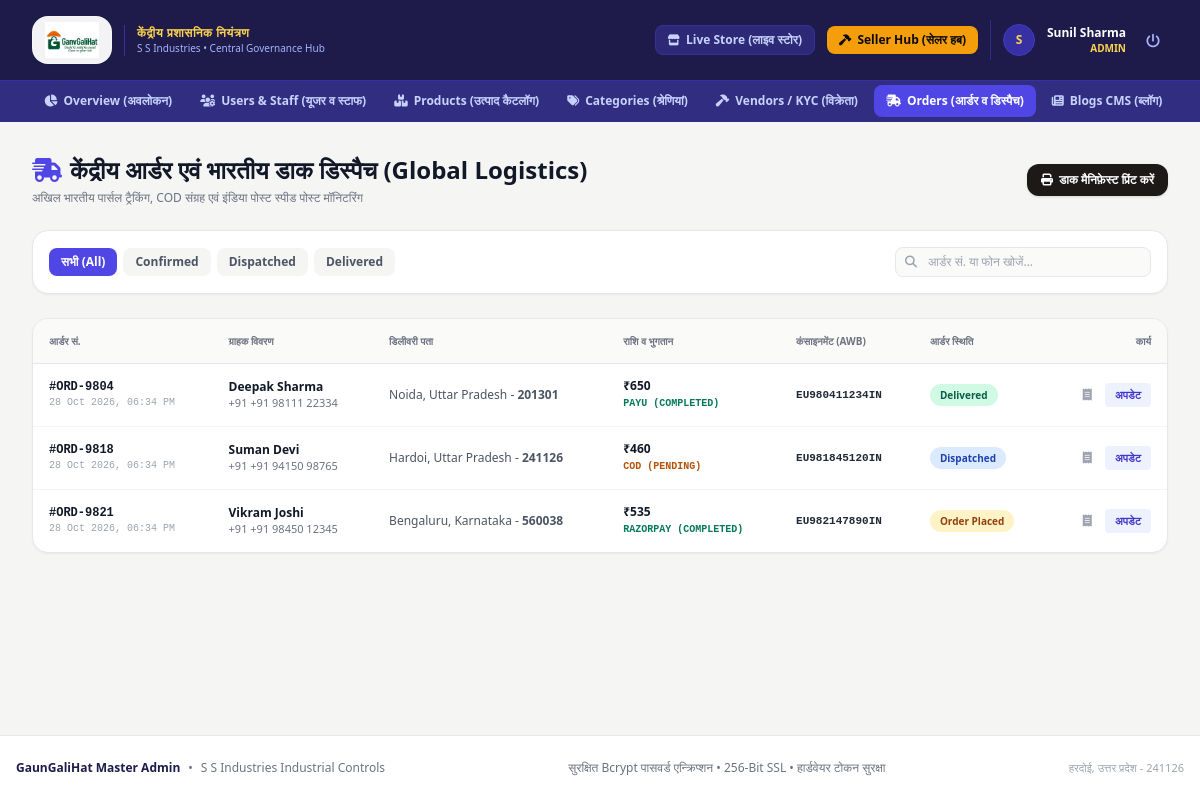
Screenshot of /admin/orders.php (signed in) with the database file from the repository.
### tables this page shows
CREATE TABLE IF NOT EXISTS `users` (
  `id` INT AUTO_INCREMENT PRIMARY KEY,
  `unique_code` VARCHAR(50) UNIQUE NOT NULL,
  `name` VARCHAR(150) NOT NULL,
  `username` VARCHAR(80) UNIQUE NOT NULL,
  `email` VARCHAR(150) UNIQUE NOT NULL,
  `phone` VARCHAR(30) NOT NULL,
  `password` VARCHAR(255) NOT NULL,
  `role` ENUM('customer', 'vendor', 'admin', 'super_admin') NOT NULL DEFAULT 'customer',
  `department` VARCHAR(150) DEFAULT NULL,
  `avatar` VARCHAR(255) DEFAULT NULL,
  `city` VARCHAR(100) DEFAULT 'Hardoi',
  `state` VARCHAR(100) DEFAULT 'Uttar Pradesh',
  `pincode` VARCHAR(20) DEFAULT '241001',
  `address` TEXT DEFAULT NULL,
  `status` ENUM('active', 'pending', 'suspended') DEFAULT 'active',
  `created_at` TIMESTAMP DEFAULT CURRENT_TIMESTAMP
);

CREATE TABLE IF NOT EXISTS `orders` (
  `id` INT AUTO_INCREMENT PRIMARY KEY,
  `order_number` VARCHAR(50) UNIQUE NOT NULL,
  `user_id` INT DEFAULT NULL,
  `customer_name` VARCHAR(150) NOT NULL,
  `customer_phone` VARCHAR(30) NOT NULL,
  `customer_email` VARCHAR(150) DEFAULT NULL,
  `shipping_street` TEXT NOT NULL,
  `shipping_city` VARCHAR(100) NOT NULL,
  `shipping_state` VARCHAR(100) NOT NULL,
  `shipping_pincode` VARCHAR(20) NOT NULL,
  `subtotal` DECIMAL(10,2) NOT NULL,
  `shipping_fee` DECIMAL(10,2) NOT NULL DEFAULT 0.00,
  `total_amount` DECIMAL(10,2) NOT NULL,
  `payment_method` ENUM('cod', 'razorpay', 'payu') NOT NULL DEFAULT 'cod',
  `payment_status` ENUM('pending', 'completed', 'failed', 'refunded') DEFAULT 'pending',
  `payment_txn_id` VARCHAR(150) DEFAULT NULL,
  `order_status` ENUM('Order Placed', 'Confirmed', 'Dispatched', 'Out for Delivery', 'Delivered', 'Cancelled') DEFAULT 'Order Placed',
  `tracking_carrier` VARCHAR(100) DEFAULT 'India Post Express',
  `tracking_consignment_no` VARCHAR(100) DEFAULT NULL,
  `notes` TEXT DEFAULT NULL,
  `created_at` TIMESTAMP DEFAULT CURRENT_TIMESTAMP
);

### includes/functions.php (called while the page is built, shortened)
<?php
require_once __DIR__ . '/../config/shipping.php';
function clean_input($data) {
    return htmlspecialchars(trim((string)$data), ENT_QUOTES, 'UTF-8');
}
function format_price($amount, $always_decimals = false) {
    $val = (float)$amount;
    if (!$always_decimals && fmod($val, 1) == 0.0) {
        return '₹' . number_format($val, 0);
    }
    return '₹' . number_format($val, 2);
}
function get_logged_in_user() {
    global $pdo;
    if (!empty($_SESSION['user_id'])) {
        $stmt = $pdo->prepare("SELECT * FROM users WHERE id = ? AND status = 'active' LIMIT 1");
        $stmt->execute([$_SESSION['user_id']]);
        return $stmt->fetch();
    }
    return null;
}

### admin/orders.php (the view, shortened to what this page needs)
<?php
require_once __DIR__ . '/../includes/functions.php';
require_once __DIR__ . '/../includes/auth_check.php';
$status_filter = clean_input($_GET['status'] ?? '');
$q = clean_input($_GET['q'] ?? '');
$sql = "SELECT * FROM orders WHERE 1=1";
$params = [];
$sql .= " ORDER BY id DESC";
$stmt = $pdo->prepare($sql);
$stmt->execute($params);
$orders = $stmt->fetchAll();
require_once __DIR__ . '/admin_header.php';
?>
<div class="mb-6 flex flex-col md:flex-row md:items-center justify-between gap-4">
  <div>
    <h1 class="text-2xl font-black text-gray-900 flex items-center gap-2">
      <i class="fa-solid fa-truck-fast text-indigo-600"></i>
      केंद्रीय आर्डर एवं भारतीय डाक डिस्पैच (Global Logistics)
    </h1>
    <p class="text-xs text-gray-500 mt-1">
      अखिल भारतीय पार्सल ट्रैकिंग, COD संग्रह एवं इंडिया पोस्ट स्पीड पोस्ट मॉनिटरिंग
    </p>
  </div>
  <div class="flex items-center gap-2">
    <button onclick="window.print()" class="px-3.5 py-2 bg-stone-900 text-white font-bold text-xs rounded-xl shadow hover:bg-stone-800 transition flex items-center gap-1.5">
      <i class="fa-solid fa-print"></i> डाक मैनिफ़ेस्ट प्रिंट करें
    </button>
  </div>
</div>
<div class="bg-white p-4 rounded-2xl border border-gray-200 shadow-sm mb-6 flex flex-wrap items-center justify-between gap-3">
  <div class="flex items-center gap-1.5 overflow-x-auto text-xs font-bold">
    <a href="/admin/orders.php" class="px-3 py-1.5 rounded-lg transition <?= empty($status_filter) ? 'bg-indigo-600 text-white' : 'bg-stone-100 text-gray-600 hover:bg-stone-200' ?>">सभी (All)</a>
    <a href="/admin/orders.php?status=Confirmed" class="px-3 py-1.5 rounded-lg transition <?= $status_filter === 'Confirmed' ? 'bg-indigo-600 text-white' : 'bg-stone-100 text-gray-600 hover:bg-stone-200' ?>">Confirmed</a>
    <a href="/admin/orders.php?status=Dispatched" class="px-3 py-1.5 rounded-lg transition <?= $status_filter === 'Dispatched' ? 'bg-indigo-600 text-white' : 'bg-stone-100 text-gray-600 hover:bg-stone-200' ?>">Dispatched</a>
    <a href="/admin/orders.php?status=Delivered" class="px-3 py-1.5 rounded-lg transition <?= $status_filter === 'Delivered' ? 'bg-indigo-600 text-white' : 'bg-stone-100 text-gray-600 hover:bg-stone-200' ?>">Delivered</a>
  </div>
  <form method="GET" action="/admin/orders.php" class="w-full sm:w-64">
    <div class="relative">
      <input type="text" name="q" value="<?= htmlspecialchars($q) ?>" placeholder="आर्डर सं. या फोन खोजें..."
        class="w-full pl-8 pr-3 py-1.5 bg-stone-50 border border-gray-200 rounded-lg text-xs focus:bg-white focus:outline-none transition">
      <span class="absolute inset-y-0 left-0 pl-2.5 flex items-center pointer-events-none text-gray-400 text-xs">
      </span>
    </div>
  </form>
</div>
<div class="bg-white rounded-2xl border border-gray-200 shadow-sm overflow-hidden mb-8">
  <div class="overflow-x-auto">
    <table class="w-full text-left text-xs">
      <thead class="bg-stone-50 border-b border-gray-200 text-gray-500 font-bold uppercase text-[10px]">
        <tr>
          <th class="px-4 py-3.5">आर्डर सं.</th>
          <th class="px-4 py-3.5">ग्राहक विवरण</th>
          <th class="px-4 py-3.5">डिलीवरी पता</th>
          <th class="px-4 py-3.5">राशि व भुगतान</th>
          <th class="px-4 py-3.5">कंसाइनमेंट (AWB)</th>
          <th class="px-4 py-3.5">आर्डर स्थिति</th>
          <th class="px-4 py-3.5 text-right">कार्य</th>
        </tr>
      </thead>
      <tbody class="divide-y divide-gray-100">
        <?php foreach ($orders as $ord): ?>
          <tr class="hover:bg-stone-50/50 transition">
            <td class="px-4 py-3.5 font-mono font-bold text-gray-900">
              #<?= htmlspecialchars($ord['order_number']) ?>
              <span class="block text-[10px] font-normal text-gray-400"><?= date('d M Y, h:i A', strtotime($ord['created_at'])) ?></span>
            </td>
            <td class="px-4 py-3.5">
              <div class="font-bold text-gray-900"><?= htmlspecialchars($ord['customer_name']) ?></div>
              <div class="text-[11px] text-gray-500">+91 <?= htmlspecialchars($ord['customer_phone']) ?></div>
            </td>
            <td class="px-4 py-3.5 text-gray-600 max-w-xs truncate">
              <?= htmlspecialchars($ord['shipping_city']) ?>, <?= htmlspecialchars($ord['shipping_state']) ?> - <strong><?= htmlspecialchars($ord['shipping_pincode']) ?></strong>
            </td>
            <td class="px-4 py-3.5">
              <div class="font-bold text-gray-900"><?= format_price($ord['total_amount']) ?></div>
              <span class="font-mono text-[10px] uppercase font-bold <?= $ord['payment_status'] === 'completed' ? 'text-emerald-700' : 'text-amber-700' ?>">
                <?= htmlspecialchars($ord['payment_method']) ?> (<?= htmlspecialchars($ord['payment_status']) ?>)
              </span>
            </td>
            <td class="px-4 py-3.5 font-mono text-[11px] font-bold text-gray-800">
              <?= htmlspecialchars($ord['tracking_consignment_no'] ?? 'लंबित') ?>
            </td>
            <td class="px-4 py-3.5">
              <span class="px-2.5 py-1 rounded-full text-[10px] font-bold <?= $ord['order_status'] === 'Delivered' ? 'bg-emerald-100 text-emerald-800' : ($ord['order_status'] === 'Dispatched' ? 'bg-blue-100 text-blue-800' : 'bg-amber-100 text-amber-800') ?>">
                <?= htmlspecialchars($ord['order_status']) ?>
              </span>
            </td>
            <td class="px-4 py-3.5 text-right whitespace-nowrap space-x-1">
              <a href="/order-success.php?id=<?= $ord['id'] ?>" target="_blank" class="p-1.5 text-gray-400 hover:text-gray-700 rounded hover:bg-stone-100 transition" title="रसीद प्रिंट">
                <i class="fa-solid fa-receipt"></i>
              </a>
              <button onclick="openOrderModal(<?= htmlspecialchars(json_encode($ord)) ?>)" class="px-2.5 py-1 bg-indigo-50 hover:bg-indigo-100 text-indigo-700 font-bold rounded text-[11px] transition">
                अपडेट
              </button>
            </td>
          </tr>
        <?php endforeach; ?>
      </tbody>
    </table>
  </div>
</div>
<?php require_once __DIR__ . '/admin_footer.php'; ?>

### admin/admin_header.php (shortened to what this page needs)
<?php
require_once __DIR__ . '/../includes/functions.php';
$admin_user = get_logged_in_user();
$current_page = basename($_SERVER['PHP_SELF']);
?>
<!DOCTYPE html>
<html lang="en" class="h-full bg-stone-100">
<head>
  <script src="https://cdn.tailwindcss.com"></script>
  <link rel="stylesheet" href="https://cdnjs.cloudflare.com/ajax/libs/font-awesome/6.5.1/css/all.min.css">
  <link rel="stylesheet" href="/assets/css/style.css">
</head>
<body class="h-full flex flex-col font-sans text-gray-800 antialiased bg-stone-100">
  <header class="bg-indigo-950 text-white border-b border-indigo-900 sticky top-0 z-40">
    <div class="max-w-7xl mx-auto px-3 sm:px-6 lg:px-8">
      <div class="flex items-center justify-between h-16 sm:h-20 gap-3">
        <div class="flex items-center gap-3">
          <a href="/admin/index.php" class="flex items-center gap-3 group py-1" title="GaunGaliHat Master Admin">
            <div class="h-10 sm:h-12 bg-white/95 px-3 py-1.5 rounded-2xl shadow-sm flex items-center border border-white/20 transition-transform group-hover:scale-105">
              <img src="/logo.png" alt="GaunGaliHat" class="h-7 sm:h-9 w-auto object-contain" />
            </div>
            <div class="hidden md:block border-l border-indigo-800 pl-3">
              <span class="text-xs font-black uppercase tracking-wider text-amber-300 block">केंद्रीय प्रशासनिक नियंत्रण</span>
              <span class="text-[10px] text-indigo-300 block">S S Industries • Central Governance Hub</span>
            </div>
          </a>
        </div>
        <div class="flex items-center gap-2 sm:gap-3">
          <a href="/" target="_blank" class="hidden lg:inline-flex items-center gap-1.5 px-3 py-1.5 rounded-lg bg-indigo-900/80 hover:bg-indigo-900 text-indigo-200 text-xs font-semibold transition border border-indigo-800">
            <i class="fa-solid fa-store text-[11px]"></i> Live Store (लाइव स्टोर)
          </a>
          <a href="/seller/dashboard.php" class="hidden sm:inline-flex items-center gap-1.5 px-3 py-1.5 rounded-lg bg-amber-500 hover:bg-amber-600 text-stone-950 text-xs font-bold transition shadow-sm">
            <i class="fa-solid fa-hammer text-[11px]"></i> Seller Hub (सेलर हब)
          </a>
          <div class="flex items-center gap-2 sm:gap-3 pl-2 sm:pl-3 border-l border-indigo-900">
            <div class="w-8 h-8 rounded-full overflow-hidden bg-indigo-800 text-amber-300 font-bold flex items-center justify-center text-xs border border-indigo-700">
              <?php if (!empty($admin_user['avatar'])): ?>
                <img src="<?= htmlspecialchars($admin_user['avatar']) ?>" alt="Admin" class="w-full h-full object-cover">
              <?php else: ?>
                <?= strtoupper(mb_substr($admin_user['name'], 0, 1)) ?>
              <?php endif; ?>
            </div>
            <div class="text-right hidden sm:block">
              <div class="text-xs font-bold text-white"><?= htmlspecialchars($admin_user['name']) ?></div>
              <div class="text-[10px] text-amber-300 uppercase font-semibold"><?= htmlspecialchars($admin_user['role']) ?></div>
            </div>
            <a href="/logout.php" class="p-2 text-indigo-300 hover:text-red-400 rounded-lg hover:bg-indigo-900 transition" title="Sign Out (लॉगआउट)">
              <i class="fa-solid fa-power-off text-sm"></i>
            </a>
          </div>
        </div>
      </div>
    </div>
    <div class="bg-indigo-900 border-t border-indigo-800 px-3 sm:px-6 lg:px-8">
      <div class="max-w-7xl mx-auto flex items-center gap-1 overflow-x-auto py-1 scrollbar-none text-xs font-bold">
        <a href="/admin/index.php"
          class="px-3 py-2 rounded-lg transition whitespace-nowrap flex items-center gap-1.5 <?= $current_page === 'index.php' ? 'bg-indigo-600 text-white' : 'text-indigo-200 hover:text-white hover:bg-indigo-800' ?>">
          <i class="fa-solid fa-chart-pie"></i> Overview (अवलोकन)
        </a>
        <a href="/admin/users.php"
          class="px-3 py-2 rounded-lg transition whitespace-nowrap flex items-center gap-1.5 <?= $current_page === 'users.php' ? 'bg-indigo-600 text-white' : 'text-indigo-200 hover:text-white hover:bg-indigo-800' ?>">
          <i class="fa-solid fa-users-gear"></i> Users & Staff (यूजर व स्टाफ)
        </a>
        <a href="/admin/products.php"
          class="px-3 py-2 rounded-lg transition whitespace-nowrap flex items-center gap-1.5 <?= $current_page === 'products.php' ? 'bg-indigo-600 text-white' : 'text-indigo-200 hover:text-white hover:bg-indigo-800' ?>">
          <i class="fa-solid fa-boxes-stacked"></i> Products (उत्पाद कैटलॉग)
        </a>
        <a href="/admin/categories.php"
          class="px-3 py-2 rounded-lg transition whitespace-nowrap flex items-center gap-1.5 <?= $current_page === 'categories.php' ? 'bg-indigo-600 text-white' : 'text-indigo-200 hover:text-white hover:bg-indigo-800' ?>">
          <i class="fa-solid fa-tags"></i> Categories (श्रेणियां)
        </a>
        <a href="/admin/vendors.php"
          class="px-3 py-2 rounded-lg transition whitespace-nowrap flex items-center gap-1.5 <?= $current_page === 'vendors.php' ? 'bg-indigo-600 text-white' : 'text-indigo-200 hover:text-white hover:bg-indigo-800' ?>">
          <i class="fa-solid fa-hammer"></i> Vendors / KYC (विक्रेता)
        </a>
        <a href="/admin/orders.php"
          class="px-3 py-2 rounded-lg transition whitespace-nowrap flex items-center gap-1.5 <?= $current_page === 'orders.php' ? 'bg-indigo-600 text-white' : 'text-indigo-200 hover:text-white hover:bg-indigo-800' ?>">
          <i class="fa-solid fa-truck-fast"></i> Orders (आर्डर व डिस्पैच)
        </a>
        <a href="/admin/blogs.php"
          class="px-3 py-2 rounded-lg transition whitespace-nowrap flex items-center gap-1.5 <?= $current_page === 'blogs.php' ? 'bg-indigo-600 text-white' : 'text-indigo-200 hover:text-white hover:bg-indigo-800' ?>">
          <i class="fa-solid fa-newspaper"></i> Blogs CMS (ब्लॉग)
        </a>
      </div>
    </div>
  </header>
  <main class="flex-1 py-5 sm:py-8">
    <div class="max-w-7xl mx-auto px-3 sm:px-6 lg:px-8">

### rows the page displays
users: name "S", name "Sunil Sharma", role "ADMIN"
orders: order_number "ORD-9804", created_at "28 Oct 2026, 06:34 PM", customer_name "Deepak Sharma", customer_phone "+91 98111 22334", shipping_city "Noida", shipping_state "Uttar Pradesh", shipping_pincode "201301", total_amount "₹650", payment_method "PAYU", payment_status "COMPLETED", tracking_consignment_no "EU980411234IN", order_status "Delivered"
orders: order_number "ORD-9818", created_at "28 Oct 2026, 06:34 PM", customer_name "Suman Devi", customer_phone "+91 94150 98765", shipping_city "Hardoi", shipping_state "Uttar Pradesh", shipping_pincode "241126", total_amount "₹460", payment_method "COD", payment_status "PENDING", tracking_consignment_no "EU981845120IN", order_status "Dispatched"
orders: order_number "ORD-9821", created_at "28 Oct 2026, 06:34 PM", customer_name "Vikram Joshi", customer_phone "+91 98450 12345", shipping_city "Bengaluru", shipping_state "Karnataka", shipping_pincode "560038", total_amount "₹535", payment_method "RAZORPAY", payment_status "COMPLETED", tracking_consignment_no "EU982147890IN", order_status "Order Placed"
